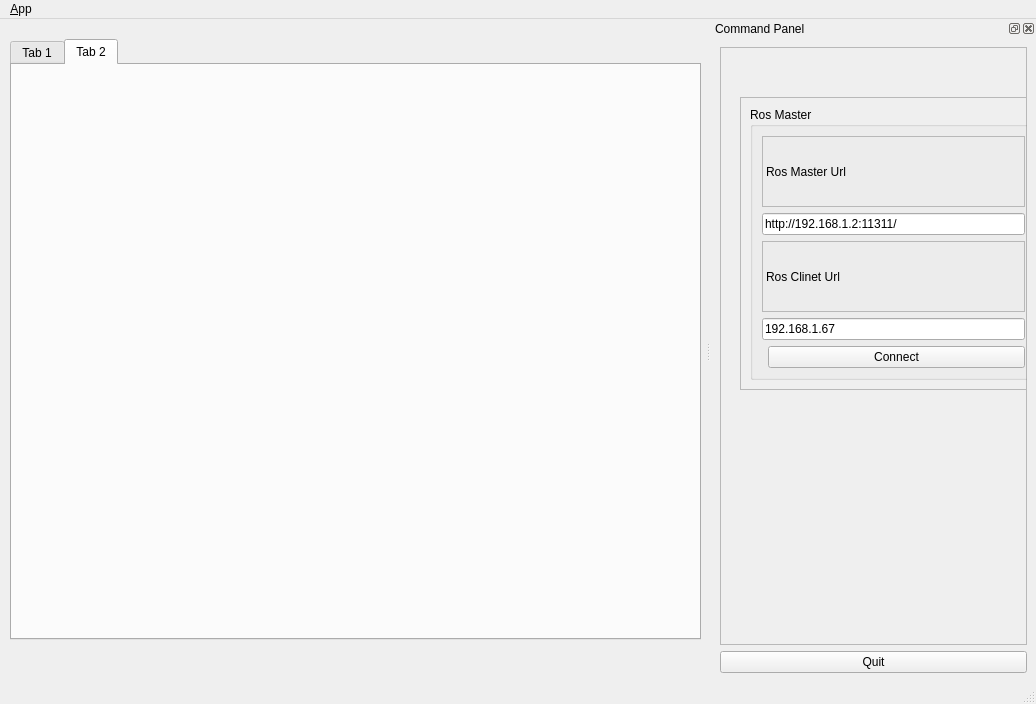
<?xml version="1.0" encoding="UTF-8"?>
<ui version="4.0">
 <class>MainWindowDesign</class>
 <widget class="QMainWindow" name="MainWindowDesign">
  <property name="geometry">
   <rect>
    <x>0</x>
    <y>0</y>
    <width>1036</width>
    <height>704</height>
   </rect>
  </property>
  <property name="windowTitle">
   <string>QRosApp</string>
  </property>
  <property name="windowIcon">
   <iconset>
    <normaloff>:/images/icon.png</normaloff>:/images/icon.png</iconset>
  </property>
  <property name="locale">
   <locale language="English" country="Australia"/>
  </property>
  <widget class="QWidget" name="centralwidget">
   <widget class="QTabWidget" name="tabWidget">
    <property name="geometry">
     <rect>
      <x>10</x>
      <y>20</y>
      <width>691</width>
      <height>601</height>
     </rect>
    </property>
    <property name="currentIndex">
     <number>1</number>
    </property>
    <widget class="QWidget" name="tab1">
     <attribute name="title">
      <string>Tab 1</string>
     </attribute>
     <widget class="QGroupBox" name="groupBox_4">
      <property name="geometry">
       <rect>
        <x>340</x>
        <y>210</y>
        <width>311</width>
        <height>131</height>
       </rect>
      </property>
      <property name="title">
       <string>GroupBox</string>
      </property>
      <widget class="QSplitter" name="splitter">
       <property name="geometry">
        <rect>
         <x>150</x>
         <y>40</y>
         <width>142</width>
         <height>75</height>
        </rect>
       </property>
       <property name="orientation">
        <enum>Qt::Vertical</enum>
       </property>
       <widget class="QLineEdit" name="LE2"/>
       <widget class="QLineEdit" name="LE3"/>
       <widget class="QLineEdit" name="LE4"/>
      </widget>
      <widget class="QSplitter" name="splitter_2">
       <property name="geometry">
        <rect>
         <x>10</x>
         <y>40</y>
         <width>133</width>
         <height>71</height>
        </rect>
       </property>
       <property name="orientation">
        <enum>Qt::Vertical</enum>
       </property>
       <widget class="QLabel" name="label_4">
        <property name="text">
         <string>velocity X[m/s]</string>
        </property>
       </widget>
       <widget class="QLabel" name="label_5">
        <property name="text">
         <string>velocity Y[m/s]</string>
        </property>
       </widget>
       <widget class="QLabel" name="label_6">
        <property name="text">
         <string>velocity Yaw[deg/s]</string>
        </property>
       </widget>
      </widget>
     </widget>
     <widget class="QGroupBox" name="groupBox_2">
      <property name="geometry">
       <rect>
        <x>10</x>
        <y>200</y>
        <width>291</width>
        <height>148</height>
       </rect>
      </property>
      <property name="title">
       <string>Command</string>
      </property>
      <widget class="QWidget" name="gridLayoutWidget">
       <property name="geometry">
        <rect>
         <x>20</x>
         <y>50</y>
         <width>251</width>
         <height>81</height>
        </rect>
       </property>
       <layout class="QGridLayout" name="gridLayout_2" rowstretch="0,0,0,0" columnstretch="0,0,0">
        <property name="horizontalSpacing">
         <number>3</number>
        </property>
        <property name="verticalSpacing">
         <number>2</number>
        </property>
        <item row="2" column="0">
         <widget class="QPushButton" name="B3">
          <property name="text">
           <string>Left</string>
          </property>
         </widget>
        </item>
        <item row="0" column="1">
         <widget class="QPushButton" name="B1">
          <property name="maximumSize">
           <size>
            <width>80</width>
            <height>200</height>
           </size>
          </property>
          <property name="text">
           <string>Forward</string>
          </property>
         </widget>
        </item>
        <item row="0" column="0">
         <widget class="QPushButton" name="B5">
          <property name="text">
           <string>Turn CCW</string>
          </property>
         </widget>
        </item>
        <item row="2" column="1">
         <widget class="QPushButton" name="B2">
          <property name="text">
           <string>Backward</string>
          </property>
         </widget>
        </item>
        <item row="2" column="2">
         <widget class="QPushButton" name="B4">
          <property name="text">
           <string>Right</string>
          </property>
         </widget>
        </item>
        <item row="0" column="2">
         <widget class="QPushButton" name="B6">
          <property name="text">
           <string>Turn CW</string>
          </property>
         </widget>
        </item>
        <item row="3" column="1">
         <widget class="QPushButton" name="B7">
          <property name="text">
           <string>Stop</string>
          </property>
         </widget>
        </item>
       </layout>
      </widget>
     </widget>
     <widget class="QGroupBox" name="groupBox_3">
      <property name="geometry">
       <rect>
        <x>89</x>
        <y>9</y>
        <width>150</width>
        <height>180</height>
       </rect>
      </property>
      <property name="sizePolicy">
       <sizepolicy hsizetype="Preferred" vsizetype="Preferred">
        <horstretch>0</horstretch>
        <verstretch>0</verstretch>
       </sizepolicy>
      </property>
      <property name="maximumSize">
       <size>
        <width>150</width>
        <height>180</height>
       </size>
      </property>
      <property name="sizeIncrement">
       <size>
        <width>0</width>
        <height>0</height>
       </size>
      </property>
      <property name="baseSize">
       <size>
        <width>0</width>
        <height>0</height>
       </size>
      </property>
      <property name="title">
       <string>MODE SELECT</string>
      </property>
      <property name="flat">
       <bool>false</bool>
      </property>
      <property name="checkable">
       <bool>false</bool>
      </property>
      <widget class="QWidget" name="layoutWidget">
       <property name="geometry">
        <rect>
         <x>0</x>
         <y>30</y>
         <width>146</width>
         <height>138</height>
        </rect>
       </property>
       <layout class="QVBoxLayout" name="verticalLayout_2">
        <item>
         <widget class="QRadioButton" name="R1">
          <property name="minimumSize">
           <size>
            <width>144</width>
            <height>0</height>
           </size>
          </property>
          <property name="text">
           <string>Init Pose Mode</string>
          </property>
         </widget>
        </item>
        <item>
         <widget class="QRadioButton" name="R2">
          <property name="minimumSize">
           <size>
            <width>112</width>
            <height>0</height>
           </size>
          </property>
          <property name="text">
           <string>Walk Ready</string>
          </property>
         </widget>
        </item>
        <item>
         <widget class="QRadioButton" name="R3">
          <property name="minimumSize">
           <size>
            <width>112</width>
            <height>0</height>
           </size>
          </property>
          <property name="text">
           <string>Slow Walk</string>
          </property>
         </widget>
        </item>
       </layout>
      </widget>
     </widget>
     <widget class="QLabel" name="label_3">
      <property name="geometry">
       <rect>
        <x>340</x>
        <y>40</y>
        <width>95</width>
        <height>17</height>
       </rect>
      </property>
      <property name="text">
       <string>Current Mode</string>
      </property>
     </widget>
     <widget class="QLineEdit" name="LE1">
      <property name="geometry">
       <rect>
        <x>320</x>
        <y>70</y>
        <width>142</width>
        <height>25</height>
       </rect>
      </property>
     </widget>
    </widget>
    <widget class="QWidget" name="tab2">
     <attribute name="title">
      <string>Tab 2</string>
     </attribute>
    </widget>
   </widget>
  </widget>
  <widget class="QMenuBar" name="menubar">
   <property name="geometry">
    <rect>
     <x>0</x>
     <y>0</y>
     <width>1036</width>
     <height>22</height>
    </rect>
   </property>
   <widget class="QMenu" name="menu_File">
    <property name="title">
     <string>&amp;App</string>
    </property>
    <addaction name="action_Preferences"/>
    <addaction name="separator"/>
    <addaction name="actionAbout"/>
    <addaction name="actionAbout_Qt"/>
    <addaction name="separator"/>
    <addaction name="action_Quit"/>
   </widget>
   <addaction name="menu_File"/>
  </widget>
  <widget class="QStatusBar" name="statusbar"/>
  <widget class="QDockWidget" name="dock_status">
   <property name="sizePolicy">
    <sizepolicy hsizetype="Minimum" vsizetype="Preferred">
     <horstretch>0</horstretch>
     <verstretch>0</verstretch>
    </sizepolicy>
   </property>
   <property name="minimumSize">
    <size>
     <width>325</width>
     <height>571</height>
    </size>
   </property>
   <property name="allowedAreas">
    <set>Qt::RightDockWidgetArea</set>
   </property>
   <property name="windowTitle">
    <string>Command Panel</string>
   </property>
   <attribute name="dockWidgetArea">
    <number>2</number>
   </attribute>
   <widget class="QWidget" name="dockWidgetContents_2">
    <layout class="QVBoxLayout" name="verticalLayout">
     <item>
      <widget class="QFrame" name="frame_3">
       <property name="frameShape">
        <enum>QFrame::StyledPanel</enum>
       </property>
       <property name="frameShadow">
        <enum>QFrame::Raised</enum>
       </property>
       <widget class="QFrame" name="frame">
        <property name="geometry">
         <rect>
          <x>20</x>
          <y>50</y>
          <width>307</width>
          <height>293</height>
         </rect>
        </property>
        <property name="sizePolicy">
         <sizepolicy hsizetype="Minimum" vsizetype="Preferred">
          <horstretch>0</horstretch>
          <verstretch>0</verstretch>
         </sizepolicy>
        </property>
        <property name="frameShape">
         <enum>QFrame::StyledPanel</enum>
        </property>
        <property name="frameShadow">
         <enum>QFrame::Raised</enum>
        </property>
        <layout class="QVBoxLayout" name="verticalLayout_3">
         <item>
          <widget class="QGroupBox" name="groupBox">
           <property name="title">
            <string>Ros Master</string>
           </property>
           <layout class="QGridLayout" name="gridLayout">
            <item row="1" column="0" colspan="2">
             <widget class="QLineEdit" name="line_edit_master">
              <property name="text">
               <string>http://192.168.1.2:11311/</string>
              </property>
             </widget>
            </item>
            <item row="3" column="0" colspan="2">
             <widget class="QLineEdit" name="line_edit_host">
              <property name="text">
               <string>192.168.1.67</string>
              </property>
             </widget>
            </item>
            <item row="4" column="1">
             <widget class="QPushButton" name="button_connect">
              <property name="enabled">
               <bool>true</bool>
              </property>
              <property name="sizePolicy">
               <sizepolicy hsizetype="MinimumExpanding" vsizetype="Fixed">
                <horstretch>0</horstretch>
                <verstretch>0</verstretch>
               </sizepolicy>
              </property>
              <property name="toolTip">
               <string>Set the target to the current joint trajectory state.</string>
              </property>
              <property name="statusTip">
               <string>Clear all waypoints and set the target to the current joint trajectory state.</string>
              </property>
              <property name="text">
               <string>Connect</string>
              </property>
             </widget>
            </item>
            <item row="2" column="0" colspan="2">
             <widget class="QLabel" name="label_2">
              <property name="frameShape">
               <enum>QFrame::StyledPanel</enum>
              </property>
              <property name="frameShadow">
               <enum>QFrame::Raised</enum>
              </property>
              <property name="text">
               <string>Ros Clinet Url</string>
              </property>
             </widget>
            </item>
            <item row="0" column="0" colspan="2">
             <widget class="QLabel" name="label">
              <property name="frameShape">
               <enum>QFrame::StyledPanel</enum>
              </property>
              <property name="frameShadow">
               <enum>QFrame::Raised</enum>
              </property>
              <property name="text">
               <string>Ros Master Url</string>
              </property>
             </widget>
            </item>
           </layout>
          </widget>
         </item>
        </layout>
       </widget>
      </widget>
     </item>
     <item>
      <widget class="QPushButton" name="quit_button">
       <property name="sizePolicy">
        <sizepolicy hsizetype="MinimumExpanding" vsizetype="Fixed">
         <horstretch>0</horstretch>
         <verstretch>0</verstretch>
        </sizepolicy>
       </property>
       <property name="text">
        <string>Quit</string>
       </property>
      </widget>
     </item>
    </layout>
   </widget>
  </widget>
  <action name="action_Quit">
   <property name="text">
    <string>&amp;Quit</string>
   </property>
   <property name="shortcut">
    <string>Ctrl+Q</string>
   </property>
   <property name="shortcutContext">
    <enum>Qt::ApplicationShortcut</enum>
   </property>
  </action>
  <action name="action_Preferences">
   <property name="text">
    <string>&amp;Preferences</string>
   </property>
  </action>
  <action name="actionAbout">
   <property name="text">
    <string>&amp;About</string>
   </property>
  </action>
  <action name="actionAbout_Qt">
   <property name="text">
    <string>About &amp;Qt</string>
   </property>
  </action>
 </widget>
 <resources/>
 <connections>
  <connection>
   <sender>action_Quit</sender>
   <signal>triggered()</signal>
   <receiver>MainWindowDesign</receiver>
   <slot>close()</slot>
   <hints>
    <hint type="sourcelabel">
     <x>-1</x>
     <y>-1</y>
    </hint>
    <hint type="destinationlabel">
     <x>399</x>
     <y>299</y>
    </hint>
   </hints>
  </connection>
  <connection>
   <sender>quit_button</sender>
   <signal>clicked()</signal>
   <receiver>MainWindowDesign</receiver>
   <slot>close()</slot>
   <hints>
    <hint type="sourcelabel">
     <x>859</x>
     <y>552</y>
    </hint>
    <hint type="destinationlabel">
     <x>469</x>
     <y>299</y>
    </hint>
   </hints>
  </connection>
 </connections>
</ui>
